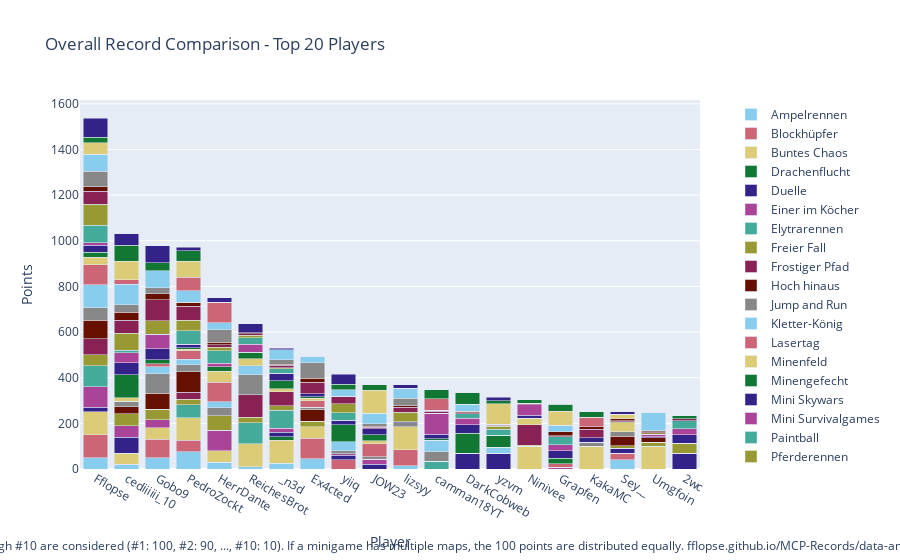

Notebook code cell kept with this figure:
### Code cell
import plotly.graph_objects as go

# Sum all columns to get the total score
outDf['Total'] = outDf.sum(axis=1)

# Sort by total score and fill N/A values with 0
outDf = outDf.sort_values(by='Total', ascending=False).fillna(0)

# Crop to top 10 players
cropDf = outDf.head(20).copy()

# Drop the 'Total' column for plotting
cropDf = cropDf.drop(columns=['Total'])

# Create a color palette
color_palette = px.colors.qualitative.Safe

# Create the stacked bar plot
fig = go.Figure()

for column in cropDf.columns.difference(['Player']):
    fig.add_trace(go.Bar(
        x=cropDf.index,
        y=cropDf[column],
        name=column,
        marker_color=color_palette[len(fig.data) % len(color_palette)]
    ))

# Update layout
fig.update_layout(
    barmode='stack',
    title='Overall Record Comparison - Top 20 Players',
    xaxis=dict(title='Player'),
    yaxis=dict(title='Points'),
    #height=800,
    #width=1000,
    legend=dict(
        x=1.05,
        y=0.5,
        traceorder='normal',
        font=dict(size=12),
        bgcolor='rgba(255, 255, 255, 0)',
        bordercolor='rgba(0, 0, 0, 0)'
    ),
    margin=dict(r=200),  # Adjust right margin to make room for the legend
    annotations=[
        dict(
            x=0.5,
            y=-0.235,
            xref='paper',
            yref='paper',
            text='Max 100 points per minigame. Records #1 through #10 are considered (#1: 100, #2: 90, ..., #10: 10). If a minigame has multiple maps, the 100 points are distributed equally. fflopse.github.io/MCP-Records/data-analysis/global-ranking.ipynb',
            showarrow=False,
            font=dict(size=12),
            xanchor='center'
        )
    ]
)

fig.show()

# save the plot as an html file

fig.write_html('out/overall_record_comparison.html')

### Figure 1 — Plotly figure (JSON) as saved in the notebook; plotly's stock layout.template omitted (floating-point values rounded to 4 significant figures)
{"data": [{"marker": {"color": "rgb(136, 204, 238)"}, "name": "Ampelrennen", "type": "bar", "x": ["Fflopse", "cediiiiii_10", "Gobo9", "PedroZockt", "HerrDante", "ReichesBrot", "_n3d", "Ex4cted", "yiiq", "JOW23", "lizsyy", "camman18YT", "DarkCobweb", "yzvm", "Ninivee", "Grapfen", "KakaMC", "Sey__", "Umgfoin", "2wc"], "y": [50, 20, 50, 75, 30, 10, 25, 45, 0, 0, 15, 0, 0, 0, 0, 0, 0, 40, 0, 0]}, {"marker": {"color": "rgb(204, 102, 119)"}, "name": "Blockhüpfer", "type": "bar", "x": ["Fflopse", "cediiiiii_10", "Gobo9", "PedroZockt", "HerrDante", "ReichesBrot", "_n3d", "Ex4cted", "yiiq", "JOW23", "lizsyy", "camman18YT", "DarkCobweb", "yzvm", "Ninivee", "Grapfen", "KakaMC", "Sey__", "Umgfoin", "2wc"], "y": [100, 0, 80, 50, 0, 0, 0, 90, 40, 0, 70, 0, 0, 0, 0, 0, 0, 30, 0, 0]}, {"marker": {"color": "rgb(221, 204, 119)"}, "name": "Buntes Chaos", "type": "bar", "x": ["Fflopse", "cediiiiii_10", "Gobo9", "PedroZockt", "HerrDante", "ReichesBrot", "_n3d", "Ex4cted", "yiiq", "JOW23", "lizsyy", "camman18YT", "DarkCobweb", "yzvm", "Ninivee", "Grapfen", "KakaMC", "Sey__", "Umgfoin", "2wc"], "y": [100, 50, 50, 100, 50, 100, 100, 50, 0, 0, 100, 0, 0, 0, 100, 0, 100, 0, 100, 0]}, {"marker": {"color": "rgb(17, 119, 51)"}, "name": "Drachenflucht", "type": "bar", "x": ["Fflopse", "cediiiiii_10", "Gobo9", "PedroZockt", "HerrDante", "ReichesBrot", "_n3d", "Ex4cted", "yiiq", "JOW23", "lizsyy", "camman18YT", "DarkCobweb", "yzvm", "Ninivee", "Grapfen", "KakaMC", "Sey__", "Umgfoin", "2wc"], "y": [0, 0, 0, 0, 0, 0, 16, 0, 0, 0, 0, 0, 0, 0, 0, 0, 0, 0, 0, 0]}, {"marker": {"color": "rgb(51, 34, 136)"}, "name": "Duelle", "type": "bar", "x": ["Fflopse", "cediiiiii_10", "Gobo9", "PedroZockt", "HerrDante", "ReichesBrot", "_n3d", "Ex4cted", "yiiq", "JOW23", "lizsyy", "camman18YT", "DarkCobweb", "yzvm", "Ninivee", "Grapfen", "KakaMC", "Sey__", "Umgfoin", "2wc"], "y": [20, 70, 0, 0, 0, 0, 20, 0, 20, 20, 0, 0, 70, 70, 0, 0, 0, 20, 0, 70]}, {"marker": {"color": "rgb(170, 68, 153)"}, "name": "Einer im Köcher", "type": "bar", "x": ["Fflopse", "cediiiiii_10", "Gobo9", "PedroZockt", "HerrDante", "ReichesBrot", "_n3d", "Ex4cted", "yiiq", "JOW23", "lizsyy", "camman18YT", "DarkCobweb", "yzvm", "Ninivee", "Grapfen", "KakaMC", "Sey__", "Umgfoin", "2wc"], "y": [90, 50, 36.67, 0, 90, 0, 16.67, 0, 6.667, 23.33, 0, 0, 0, 0, 0, 6.667, 0, 0, 0, 0]}, {"marker": {"color": "rgb(68, 170, 153)"}, "name": "Elytrarennen", "type": "bar", "x": ["Fflopse", "cediiiiii_10", "Gobo9", "PedroZockt", "HerrDante", "ReichesBrot", "_n3d", "Ex4cted", "yiiq", "JOW23", "lizsyy", "camman18YT", "DarkCobweb", "yzvm", "Ninivee", "Grapfen", "KakaMC", "Sey__", "Umgfoin", "2wc"], "y": [93.33, 0, 0, 56.67, 0, 93.33, 80, 0, 0, 0, 0, 33.33, 0, 0, 0, 0, 0, 0, 0, 0]}, {"marker": {"color": "rgb(153, 153, 51)"}, "name": "Freier Fall", "type": "bar", "x": ["Fflopse", "cediiiiii_10", "Gobo9", "PedroZockt", "HerrDante", "ReichesBrot", "_n3d", "Ex4cted", "yiiq", "JOW23", "lizsyy", "camman18YT", "DarkCobweb", "yzvm", "Ninivee", "Grapfen", "KakaMC", "Sey__", "Umgfoin", "2wc"], "y": [47.5, 52.5, 45, 25, 62.5, 22.5, 20, 25, 0, 0, 0, 0, 0, 0, 5, 0, 0, 12.5, 17.5, 42.5]}, {"marker": {"color": "rgb(136, 34, 85)"}, "name": "Frostiger Pfad", "type": "bar", "x": ["Fflopse", "cediiiiii_10", "Gobo9", "PedroZockt", "HerrDante", "ReichesBrot", "_n3d", "Ex4cted", "yiiq", "JOW23", "lizsyy", "camman18YT", "DarkCobweb", "yzvm", "Ninivee", "Grapfen", "KakaMC", "Sey__", "Umgfoin", "2wc"], "y": [70, 0, 0, 30, 0, 100, 60, 0, 0, 0, 0, 0, 0, 0, 90, 0, 0, 0, 0, 0]}, {"marker": {"color": "rgb(102, 17, 0)"}, "name": "Hoch hinaus", "type": "bar", "x": ["Fflopse", "cediiiiii_10", "Gobo9", "PedroZockt", "HerrDante", "ReichesBrot", "_n3d", "Ex4cted", "yiiq", "JOW23", "lizsyy", "camman18YT", "DarkCobweb", "yzvm", "Ninivee", "Grapfen", "KakaMC", "Sey__", "Umgfoin", "2wc"], "y": [80, 30, 70, 90, 0, 0, 0, 50, 0, 0, 0, 0, 0, 0, 0, 0, 0, 40, 20, 0]}, {"marker": {"color": "rgb(136, 136, 136)"}, "name": "Jump and Run", "type": "bar", "x": ["Fflopse", "cediiiiii_10", "Gobo9", "PedroZockt", "HerrDante", "ReichesBrot", "_n3d", "Ex4cted", "yiiq", "JOW23", "lizsyy", "camman18YT", "DarkCobweb", "yzvm", "Ninivee", "Grapfen", "KakaMC", "Sey__", "Umgfoin", "2wc"], "y": [56.67, 23.33, 86.67, 30, 36.67, 86.67, 0, 10, 13.33, 10, 16.67, 43.33, 0, 0, 0, 0, 16.67, 20, 0, 0]}, {"marker": {"color": "rgb(136, 204, 238)"}, "name": "Kletter-König", "type": "bar", "x": ["Fflopse", "cediiiiii_10", "Gobo9", "PedroZockt", "HerrDante", "ReichesBrot", "_n3d", "Ex4cted", "yiiq", "JOW23", "lizsyy", "camman18YT", "DarkCobweb", "yzvm", "Ninivee", "Grapfen", "KakaMC", "Sey__", "Umgfoin", "2wc"], "y": [100, 0, 30, 25, 25, 40, 0, 0, 40, 0, 0, 50, 0, 25, 0, 0, 0, 0, 0, 0]}, {"marker": {"color": "rgb(204, 102, 119)"}, "name": "Lasertag", "type": "bar", "x": ["Fflopse", "cediiiiii_10", "Gobo9", "PedroZockt", "HerrDante", "ReichesBrot", "_n3d", "Ex4cted", "yiiq", "JOW23", "lizsyy", "camman18YT", "DarkCobweb", "yzvm", "Ninivee", "Grapfen", "KakaMC", "Sey__", "Umgfoin", "2wc"], "y": [86.67, 0, 13.33, 36.67, 86.67, 0, 0, 30, 0, 56.67, 0, 0, 0, 0, 0, 16.67, 0, 0, 0, 0]}, {"marker": {"color": "rgb(221, 204, 119)"}, "name": "Minenfeld", "type": "bar", "x": ["Fflopse", "cediiiiii_10", "Gobo9", "PedroZockt", "HerrDante", "ReichesBrot", "_n3d", "Ex4cted", "yiiq", "JOW23", "lizsyy", "camman18YT", "DarkCobweb", "yzvm", "Ninivee", "Grapfen", "KakaMC", "Sey__", "Umgfoin", "2wc"], "y": [33.33, 16.67, 0, 6.667, 46.67, 30, 13.33, 10, 0, 13.33, 0, 0, 0, 0, 26.67, 0, 0, 40, 0, 0]}, {"marker": {"color": "rgb(17, 119, 51)"}, "name": "Minengefecht", "type": "bar", "x": ["Fflopse", "cediiiiii_10", "Gobo9", "PedroZockt", "HerrDante", "ReichesBrot", "_n3d", "Ex4cted", "yiiq", "JOW23", "lizsyy", "camman18YT", "DarkCobweb", "yzvm", "Ninivee", "Grapfen", "KakaMC", "Sey__", "Umgfoin", "2wc"], "y": [23.33, 100, 16.67, 6.667, 20, 30, 36.67, 6.667, 73.33, 26.67, 0, 6.667, 86.67, 53.33, 0, 23.33, 0, 0, 0, 0]}, {"marker": {"color": "rgb(51, 34, 136)"}, "name": "Mini Skywars", "type": "bar", "x": ["Fflopse", "cediiiiii_10", "Gobo9", "PedroZockt", "HerrDante", "ReichesBrot", "_n3d", "Ex4cted", "yiiq", "JOW23", "lizsyy", "camman18YT", "DarkCobweb", "yzvm", "Ninivee", "Grapfen", "KakaMC", "Sey__", "Umgfoin", "2wc"], "y": [30, 54, 48, 14, 0, 0, 32, 14, 20, 26, 6, 20, 38, 0, 14, 34, 20, 0, 4, 38]}, {"marker": {"color": "rgb(170, 68, 153)"}, "name": "Mini Survivalgames", "type": "bar", "x": ["Fflopse", "cediiiiii_10", "Gobo9", "PedroZockt", "HerrDante", "ReichesBrot", "_n3d", "Ex4cted", "yiiq", "JOW23", "lizsyy", "camman18YT", "DarkCobweb", "yzvm", "Ninivee", "Grapfen", "KakaMC", "Sey__", "Umgfoin", "2wc"], "y": [10, 43.33, 63.33, 0, 16.67, 33.33, 0, 0, 0, 0, 0, 90, 26.67, 0, 46.67, 26.67, 0, 0, 10, 26.67]}, {"marker": {"color": "rgb(68, 170, 153)"}, "name": "Paintball", "type": "bar", "x": ["Fflopse", "cediiiiii_10", "Gobo9", "PedroZockt", "HerrDante", "ReichesBrot", "_n3d", "Ex4cted", "yiiq", "JOW23", "lizsyy", "camman18YT", "DarkCobweb", "yzvm", "Ninivee", "Grapfen", "KakaMC", "Sey__", "Umgfoin", "2wc"], "y": [76.67, 10, 0, 60, 53.33, 30, 20, 0, 33.33, 0, 0, 0, 20, 26.67, 0, 33.33, 0, 0, 0, 33.33]}, {"marker": {"color": "rgb(153, 153, 51)"}, "name": "Pferderennen", "type": "bar", "x": ["Fflopse", "cediiiiii_10", "Gobo9", "PedroZockt", "HerrDante", "ReichesBrot", "_n3d", "Ex4cted", "yiiq", "JOW23", "lizsyy", "camman18YT", "DarkCobweb", "yzvm", "Ninivee", "Grapfen", "KakaMC", "Sey__", "Umgfoin", "2wc"], "y": [91.67, 75, 60, 46.67, 15, 10, 5, 0, 40, 0, 40, 0, 0, 13.33, 0, 0, 0, 5, 8.333, 0]}, {"marker": {"color": "rgb(136, 34, 85)"}, "name": "Replika", "type": "bar", "x": ["Fflopse", "cediiiiii_10", "Gobo9", "PedroZockt", "HerrDante", "ReichesBrot", "_n3d", "Ex4cted", "yiiq", "JOW23", "lizsyy", "camman18YT", "DarkCobweb", "yzvm", "Ninivee", "Grapfen", "KakaMC", "Sey__", "Umgfoin", "2wc"], "y": [56.83, 56.06, 90.96, 61.63, 12.31, 7.212, 8.942, 49.62, 31.35, 6.538, 23.94, 8.942, 5.865, 4.038, 4.038, 5.769, 38.27, 4.038, 3.846, 8.75]}, {"marker": {"color": "rgb(102, 17, 0)"}, "name": "Sammelwahn", "type": "bar", "x": ["Fflopse", "cediiiiii_10", "Gobo9", "PedroZockt", "HerrDante", "ReichesBrot", "_n3d", "Ex4cted", "yiiq", "JOW23", "lizsyy", "camman18YT", "DarkCobweb", "yzvm", "Ninivee", "Grapfen", "KakaMC", "Sey__", "Umgfoin", "2wc"], "y": [20.5, 36.25, 28.25, 16.75, 10.25, 3.5, 4.75, 17, 0, 4, 5, 6, 6.75, 4.5, 2.25, 15.75, 10.75, 8.5, 5, 0]}, {"marker": {"color": "rgb(136, 136, 136)"}, "name": "Schießstand", "type": "bar", "x": ["Fflopse", "cediiiiii_10", "Gobo9", "PedroZockt", "HerrDante", "ReichesBrot", "_n3d", "Ex4cted", "yiiq", "JOW23", "lizsyy", "camman18YT", "DarkCobweb", "yzvm", "Ninivee", "Grapfen", "KakaMC", "Sey__", "Umgfoin", "2wc"], "y": [67.5, 32.5, 25, 0, 55, 0, 20, 67.5, 0, 12.5, 32.5, 0, 0, 0, 0, 0, 0, 0, 0, 0]}, {"marker": {"color": "rgb(136, 204, 238)"}, "name": "Spleef", "type": "bar", "x": ["Fflopse", "cediiiiii_10", "Gobo9", "PedroZockt", "HerrDante", "ReichesBrot", "_n3d", "Ex4cted", "yiiq", "JOW23", "lizsyy", "camman18YT", "DarkCobweb", "yzvm", "Ninivee", "Grapfen", "KakaMC", "Sey__", "Umgfoin", "2wc"], "y": [75, 90, 75, 50, 30, 0, 45, 30, 30, 45, 45, 0, 30, 0, 0, 30, 0, 0, 80, 0]}, {"marker": {"color": "rgb(204, 102, 119)"}, "name": "Todeswürfel", "type": "bar", "x": ["Fflopse", "cediiiiii_10", "Gobo9", "PedroZockt", "HerrDante", "ReichesBrot", "_n3d", "Ex4cted", "yiiq", "JOW23", "lizsyy", "camman18YT", "DarkCobweb", "yzvm", "Ninivee", "Grapfen", "KakaMC", "Sey__", "Umgfoin", "2wc"], "y": [0, 20, 0, 60, 90, 0, 0, 0, 0, 0, 0, 50, 0, 0, 0, 0, 40, 0, 0, 0]}, {"marker": {"color": "rgb(221, 204, 119)"}, "name": "Waffenfolge", "type": "bar", "x": ["Fflopse", "cediiiiii_10", "Gobo9", "PedroZockt", "HerrDante", "ReichesBrot", "_n3d", "Ex4cted", "yiiq", "JOW23", "lizsyy", "camman18YT", "DarkCobweb", "yzvm", "Ninivee", "Grapfen", "KakaMC", "Sey__", "Umgfoin", "2wc"], "y": [50, 80, 0, 70, 0, 0, 0, 0, 0, 100, 0, 0, 0, 90, 0, 60, 0, 20, 0, 0]}, {"marker": {"color": "rgb(17, 119, 51)"}, "name": "Walls", "type": "bar", "x": ["Fflopse", "cediiiiii_10", "Gobo9", "PedroZockt", "HerrDante", "ReichesBrot", "_n3d", "Ex4cted", "yiiq", "JOW23", "lizsyy", "camman18YT", "DarkCobweb", "yzvm", "Ninivee", "Grapfen", "KakaMC", "Sey__", "Umgfoin", "2wc"], "y": [25, 70, 35, 45, 0, 0, 0, 0, 22.5, 25, 0, 40, 50, 12.5, 15, 32.5, 25, 0, 0, 15]}, {"marker": {"color": "rgb(51, 34, 136)"}, "name": "Wettrennen", "type": "bar", "x": ["Fflopse", "cediiiiii_10", "Gobo9", "PedroZockt", "HerrDante", "ReichesBrot", "_n3d", "Ex4cted", "yiiq", "JOW23", "lizsyy", "camman18YT", "DarkCobweb", "yzvm", "Ninivee", "Grapfen", "KakaMC", "Sey__", "Umgfoin", "2wc"], "y": [82, 52, 74, 16, 20, 40, 6, 0, 44, 0, 14, 0, 0, 14, 0, 0, 0, 10, 0, 0]}], "layout": {"annotations": [{"font": {"size": 12}, "showarrow": false, "text": "Max 100 points per minigame. Records #1 through #10 are considered (#1: 100, #2: 90, ..., #10: 10). If a minigame has multiple maps, the 100 points are distributed equally. fflopse.github.io/MCP-Records/data-analysis/global-ranking.ipynb", "x": 0.5, "xanchor": "center", "xref": "paper", "y": -0.235, "yref": "paper"}], "barmode": "stack", "legend": {"bgcolor": "rgba(255, 255, 255, 0)", "bordercolor": "rgba(0, 0, 0, 0)", "font": {"size": 12}, "traceorder": "normal", "x": 1.05, "y": 0.5}, "margin": {"r": 200}, "title": {"text": "Overall Record Comparison - Top 20 Players"}, "xaxis": {"title": {"text": "Player"}}, "yaxis": {"title": {"text": "Points"}}}}
